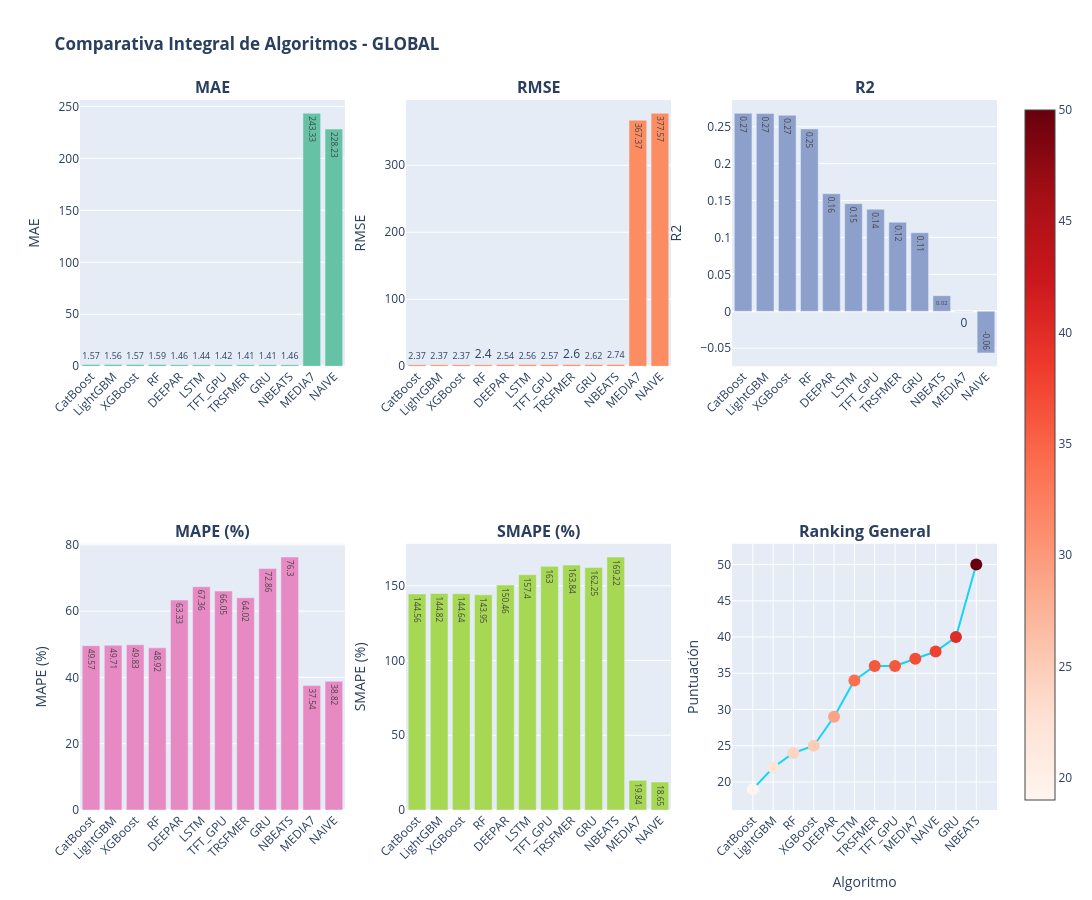

The code cell stored with this chart in its notebook:
### Markdown cell above
# COMPARATIVOS POR MÉTRICA MODELOs GLOBALES

### Code cell
# ============================================================================
# GRÁFICOS COMPARATIVOS DE ALGORITMOS POR MÉTRICA
# ============================================================================

print("\n" + "="*100)
print("📈 GRÁFICOS COMPARATIVOS DE ALGORITMOS")
print("="*100)

# Crear figura con subplots para cada métrica
fig_comparativa = make_subplots(
    rows=2, cols=3,
    subplot_titles=[f"<b>{m}</b>" for m in METRICAS_COMPARACION + ['Ranking General']],
    specs=[[{"type": "bar"}, {"type": "bar"}, {"type": "bar"}],
           [{"type": "bar"}, {"type": "bar"}, {"type": "scatter"}]]
)

# Datos ordenados por RMSE para consistencia
df_global_sorted = df_global.sort_values('RMSE')
colores = px.colors.qualitative.Set2

row_col_positions = [(1, 1), (1, 2), (1, 3), (2, 1), (2, 2), (2, 3)]

for idx, metrica in enumerate(METRICAS_COMPARACION):
    row, col = row_col_positions[idx]
    
    # Crear barplot
    fig_comparativa.add_trace(
        go.Bar(
            x=df_global_sorted['Algoritmo'],
            y=df_global_sorted[metrica],
            name=metrica,
            marker_color=colores[idx % len(colores)],
            text=df_global_sorted[metrica].round(2),
            textposition='auto',
            showlegend=False
        ),
        row=row, col=col
    )
    
    fig_comparativa.update_yaxes(title_text=metrica, row=row, col=col)
    fig_comparativa.update_xaxes(tickangle=-45, row=row, col=col)

# Agregar gráfico de ranking general
df_ranking_general = df_rankings.sort_values('PUNTUACIÓN_TOTAL')
fig_comparativa.add_trace(
    go.Scatter(
        x=df_ranking_general.index,
        y=df_ranking_general['PUNTUACIÓN_TOTAL'],
        mode='markers+lines',
        marker=dict(size=12, color=df_ranking_general['PUNTUACIÓN_TOTAL'], 
                   colorscale='Reds', showscale=True),
        name='Puntuación Total',
        text=[f"Rank: {int(v)}" for v in df_ranking_general['PUNTUACIÓN_TOTAL']],
        textposition="top center",
        showlegend=False
    ),
    row=2, col=3
)

fig_comparativa.update_yaxes(title_text="Puntuación", row=2, col=3)
fig_comparativa.update_xaxes(title_text="Algoritmo", tickangle=-45, row=2, col=3)

fig_comparativa.update_layout(
    title_text="<b>Comparativa Integral de Algoritmos - GLOBAL</b>",
    height=900,
    width=1600,
    showlegend=False
)

fig_comparativa.show()

### Figure 1 — Plotly figure (JSON) as saved in the notebook; plotly's stock layout.template omitted (floating-point values rounded to 4 significant figures)
{"data": [{"marker": {"color": "rgb(102,194,165)"}, "name": "MAE", "showlegend": false, "text": [1.57, 1.56, 1.57, 1.59, 1.46, 1.44, 1.42, 1.41, 1.41, 1.46, 243.3, 228.2], "textposition": "auto", "type": "bar", "x": ["CatBoost", "LightGBM", "XGBoost", "RF", "DEEPAR", "LSTM", "TFT_GPU", "TRSFMER", "GRU", "NBEATS", "MEDIA7", "NAIVE"], "xaxis": "x", "y": [1.571, 1.564, 1.566, 1.591, 1.457, 1.443, 1.415, 1.406, 1.41, 1.461, 243.3, 228.2], "yaxis": "y"}, {"marker": {"color": "rgb(252,141,98)"}, "name": "RMSE", "showlegend": false, "text": [2.37, 2.37, 2.37, 2.4, 2.54, 2.56, 2.57, 2.6, 2.62, 2.74, 367.4, 377.6], "textposition": "auto", "type": "bar", "x": ["CatBoost", "LightGBM", "XGBoost", "RF", "DEEPAR", "LSTM", "TFT_GPU", "TRSFMER", "GRU", "NBEATS", "MEDIA7", "NAIVE"], "xaxis": "x2", "y": [2.368, 2.368, 2.372, 2.402, 2.538, 2.558, 2.57, 2.596, 2.617, 2.739, 367.4, 377.6], "yaxis": "y2"}, {"marker": {"color": "rgb(141,160,203)"}, "name": "R2", "showlegend": false, "text": [0.27, 0.27, 0.27, 0.25, 0.16, 0.15, 0.14, 0.12, 0.11, 0.02, -0.0, -0.06], "textposition": "auto", "type": "bar", "x": ["CatBoost", "LightGBM", "XGBoost", "RF", "DEEPAR", "LSTM", "TFT_GPU", "TRSFMER", "GRU", "NBEATS", "MEDIA7", "NAIVE"], "xaxis": "x3", "y": [0.2682, 0.268, 0.2656, 0.2471, 0.1594, 0.1458, 0.1383, 0.1207, 0.1064, 0.0212, -0.0001, -0.0564], "yaxis": "y3"}, {"marker": {"color": "rgb(231,138,195)"}, "name": "MAPE (%)", "showlegend": false, "text": [49.57, 49.71, 49.83, 48.92, 63.33, 67.36, 66.05, 64.02, 72.86, 76.3, 37.54, 38.82], "textposition": "auto", "type": "bar", "x": ["CatBoost", "LightGBM", "XGBoost", "RF", "DEEPAR", "LSTM", "TFT_GPU", "TRSFMER", "GRU", "NBEATS", "MEDIA7", "NAIVE"], "xaxis": "x4", "y": [49.57, 49.71, 49.83, 48.92, 63.33, 67.36, 66.05, 64.02, 72.86, 76.3, 37.54, 38.82], "yaxis": "y4"}, {"marker": {"color": "rgb(166,216,84)"}, "name": "SMAPE (%)", "showlegend": false, "text": [144.6, 144.8, 144.6, 143.9, 150.5, 157.4, 163.0, 163.8, 162.2, 169.2, 19.84, 18.65], "textposition": "auto", "type": "bar", "x": ["CatBoost", "LightGBM", "XGBoost", "RF", "DEEPAR", "LSTM", "TFT_GPU", "TRSFMER", "GRU", "NBEATS", "MEDIA7", "NAIVE"], "xaxis": "x5", "y": [144.6, 144.8, 144.6, 143.9, 150.5, 157.4, 163.0, 163.8, 162.2, 169.2, 19.84, 18.65], "yaxis": "y5"}, {"marker": {"color": [19, 22, 24, 25, 29, 34, 36, 36, 37, 38, 40, 50], "colorscale": [[0, "rgb(255,245,240)"], [0.125, "rgb(254,224,210)"], [0.25, "rgb(252,187,161)"], [0.375, "rgb(252,146,114)"], [0.5, "rgb(251,106,74)"], [0.625, "rgb(239,59,44)"], [0.75, "rgb(203,24,29)"], [0.875, "rgb(165,15,21)"], [1, "rgb(103,0,13)"]], "showscale": true, "size": 12}, "mode": "markers+lines", "name": "Puntuación Total", "showlegend": false, "text": ["Rank: 19", "Rank: 22", "Rank: 24", "Rank: 25", "Rank: 29", "Rank: 34", "Rank: 36", "Rank: 36", "Rank: 37", "Rank: 38", "Rank: 40", "Rank: 50"], "textposition": "top center", "type": "scatter", "x": ["CatBoost", "LightGBM", "RF", "XGBoost", "DEEPAR", "LSTM", "TRSFMER", "TFT_GPU", "MEDIA7", "NAIVE", "GRU", "NBEATS"], "xaxis": "x6", "y": [19, 22, 24, 25, 29, 34, 36, 36, 37, 38, 40, 50], "yaxis": "y6"}], "layout": {"annotations": [{"font": {"size": 16}, "showarrow": false, "text": "<b>MAE</b>", "x": 0.1444, "xanchor": "center", "xref": "paper", "y": 1, "yanchor": "bottom", "yref": "paper"}, {"font": {"size": 16}, "showarrow": false, "text": "<b>RMSE</b>", "x": 0.5, "xanchor": "center", "xref": "paper", "y": 1, "yanchor": "bottom", "yref": "paper"}, {"font": {"size": 16}, "showarrow": false, "text": "<b>R2</b>", "x": 0.8556, "xanchor": "center", "xref": "paper", "y": 1, "yanchor": "bottom", "yref": "paper"}, {"font": {"size": 16}, "showarrow": false, "text": "<b>MAPE (%)</b>", "x": 0.1444, "xanchor": "center", "xref": "paper", "y": 0.375, "yanchor": "bottom", "yref": "paper"}, {"font": {"size": 16}, "showarrow": false, "text": "<b>SMAPE (%)</b>", "x": 0.5, "xanchor": "center", "xref": "paper", "y": 0.375, "yanchor": "bottom", "yref": "paper"}, {"font": {"size": 16}, "showarrow": false, "text": "<b>Ranking General</b>", "x": 0.8556, "xanchor": "center", "xref": "paper", "y": 0.375, "yanchor": "bottom", "yref": "paper"}], "height": 900, "showlegend": false, "title": {"text": "<b>Comparativa Integral de Algoritmos - GLOBAL</b>"}, "width": 1600, "xaxis": {"anchor": "y", "domain": [0, 0.2889], "tickangle": -45}, "xaxis2": {"anchor": "y2", "domain": [0.3556, 0.6444], "tickangle": -45}, "xaxis3": {"anchor": "y3", "domain": [0.7111, 1], "tickangle": -45}, "xaxis4": {"anchor": "y4", "domain": [0, 0.2889], "tickangle": -45}, "xaxis5": {"anchor": "y5", "domain": [0.3556, 0.6444], "tickangle": -45}, "xaxis6": {"anchor": "y6", "domain": [0.7111, 1], "tickangle": -45, "title": {"text": "Algoritmo"}}, "yaxis": {"anchor": "x", "domain": [0.625, 1], "title": {"text": "MAE"}}, "yaxis2": {"anchor": "x2", "domain": [0.625, 1], "title": {"text": "RMSE"}}, "yaxis3": {"anchor": "x3", "domain": [0.625, 1], "title": {"text": "R2"}}, "yaxis4": {"anchor": "x4", "domain": [0, 0.375], "title": {"text": "MAPE (%)"}}, "yaxis5": {"anchor": "x5", "domain": [0, 0.375], "title": {"text": "SMAPE (%)"}}, "yaxis6": {"anchor": "x6", "domain": [0, 0.375], "title": {"text": "Puntuación"}}}}
